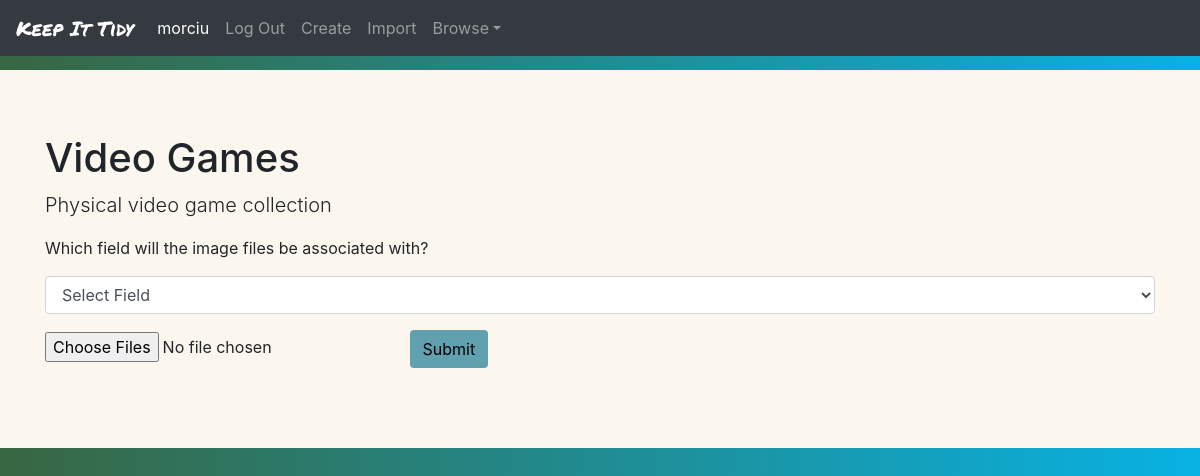
/upload_images/145 (signed in), run on the app's committed database.
### KeepItTidy/models.py (models this page shows, shortened)
class User(AbstractUser):
	pass

class Collection(models.Model):
	user = models.ForeignKey(User, on_delete=models.CASCADE, related_name="collection")
	name = models.CharField(max_length=200)
	description = models.CharField(max_length=200)

### KeepItTidy/views.py (the view)
# urls.py: path("upload_images/<int:collection_id>", views.upload_images, name="upload_images"),
@login_required
def upload_images(request, collection_id):
	current_user = request.user
	collection = Collection.objects.get(id=collection_id)
	field_dict = FieldDict.objects.get(collection=collection)
	fields = FieldNameTypePair.objects.filter(dictionary=field_dict)
	if request.method == "POST":
		associated_field = request.POST['selectedField']
		associated_field_obj = FieldNameTypePair.objects.get(field_name=associated_field)
		associated_field_type = associated_field_obj.field_type
		print(associated_field_type)
		if len(request.FILES) > 0:
			for i in request.FILES:
				for img_file in request.FILES.getlist(i):
					items = Item.objects.filter(collection=collection)
					collection_fields = FieldDict.objects.get(collection=collection)
					image_field = FieldNameTypePair.objects.filter(dictionary=collection_fields, field_type='image')
					print(image_field)
					if image_field.count() <= 0:
						print("FOUND IMAGE FIELD")
						name_type_pair = FieldNameTypePair(dictionary=collection_fields, field_name="Image", field_type='image')
						name_type_pair.save()
					for item in items:
						old_imgs = ImageField.objects.filter(item=item)
						file_names = []
						for img in old_imgs:
							file_names.append(img.file_name())
						if old_imgs.count() <= 0 or img_file.name not in file_names:
							if associated_field == "name":
								entry = item.name
							elif associated_field_type == "number":
								entry = str(NumberField.objects.get(item=item, name=associated_field).number)
							elif associated_field == 'text':
								entry = TextField.objects.get(item=item, name=associated_field).text
							if img_file.name.split('.')[0] in entry or entry in img_file.name.split('.')[0]:
								new_img = ImageField(name="Image", collection=collection, item=item, image=img_file)
								new_img.save()
						else:
							pass
		return render(request, "keepittidy/upload_images.html", {
				"user": current_user,
				"collection": collection,
				"fields": fields
				})
	else:
		return render(request, "keepittidy/upload_images.html", {
				"user": current_user,
				"collection": collection,
				"fields": fields
				})

### KeepItTidy/templates/keepittidy/upload_images.html (shortened to what this page needs)
{% extends "keepittidy/layout.html" %}
{% load static %}
{% block body %}
<div id="collection" class="jumbotron jumbotron-fluid">
	<div class="container">
		<h1 class="display-5">{{ collection.name }}</h1>
		<p class="lead">{{ collection.description }}</p>
	</div>
	<div class="container">
		<form action="{% url 'upload_images' collection.id %}" method="post" enctype="multipart/form-data">
			<div>
				<p>Which field will the image files be associated with?</p>
				<select class="form-control" name="selectedField" required>
        			<option selected="true" disabled="disabled" value="">Select Field</option>
		        </select>
		    </div>
			<input type="file" class="form-control-image {{field.field_type}}" name="{{field.field_name}} / {{field.field_type}}" multiple required>
		    <button type="submit" class="btn addButton">Submit</button>
		</form>
	</div>
</div>
{% endblock %}

### KeepItTidy/templates/keepittidy/layout.html (shortened to what this page needs)
{% load static %}
<!DOCTYPE html>
<html lang="en">
	<head>
		<link rel="stylesheet" href="https://cdn.jsdelivr.net/npm/bootstrap@4.6.0/dist/css/bootstrap.min.css">
		<link href="{% static 'KeepItTidy/styles.css' %}" rel="stylesheet">
	</head>
	<body>
		<nav class="navbar navbar-expand-md navbar-dark bg-dark fixed-top">
		  <a id="titleLogo" class="navbar-brand" href="{% url 'index' %}">Keep It Tidy</a>
		  {% if user.is_authenticated %}
		  <div class="navbar-collapse collapse" id="navbarDefault" style="">
		    <ul class="navbar-nav mr-auto">
		      <li class="nav-item active">
		        <a class="nav-link disabled">{{user.username}}<span class="sr-only">(current)</span></a>
		      </li>
		      <li class="nav-item">
		        <a class="nav-link" href="{% url 'logout' %}">Log Out</a>
		      </li>
		      <li class="nav-item">
		        <a class="nav-link" href="{% url 'create_collection' %}" tabindex="-1">Create
		        </a>
		      </li>
		      <li class="nav-item">
		        <a class="nav-link" href="{% url 'excel_import' %}" tabindex="-1">Import
		        </a>
		      </li>
		      <li class="nav-item dropdown" id="dropdown01">
		        <a class="nav-link dropdown-toggle" href="#" data-toggle="dropdown" aria-haspopup="true" aria-expanded="false">Browse</a>
		      </li>
		    </ul>
		  </div>
		  {% endif %}
		</nav>
	{% block body %}
	{% endblock %}
	</body>
</html>

### KeepItTidy/static/KeepItTidy/styles.css (style rules this page uses)
body { background-image: linear-gradient(to right, #386641, #08b2e3); padding-top: 70px; }
.navbar { background-color: #6A994E; }
.btn { margin: 1em; }
#titleLogo { font-family: 'Permanent Marker', cursive; }
.jumbotron { background-color: #FBF7EF; }
.addButton { background-color: #61A0AF; color: black; }

### data on the page
User: username "morciu"
Collection: name "Video Games", description "Physical video game collection"
